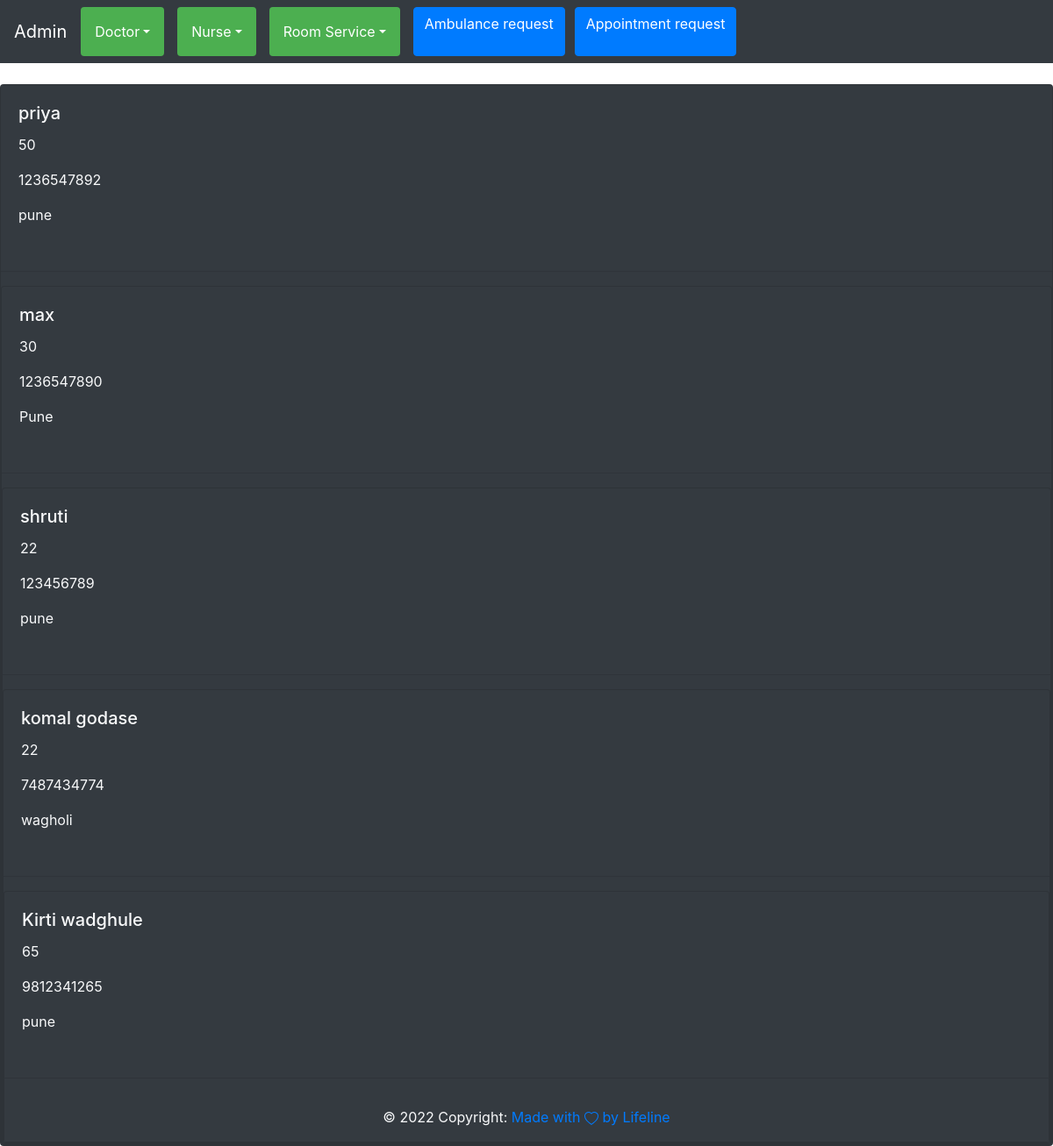
The page /admin_app/Read_Appointment/ on the database its author committed.
### app/models.py (models this page shows, shortened)
class Appointment(models.Model):
    Patient_Name = models.CharField(max_length=30)
    Patient_Age = models.IntegerField()
    Patient_Contact = models.IntegerField()
    Location = models.CharField(max_length=20)
    Reason = models.ForeignKey(Disease,on_delete=models.CASCADE)

### admin_app/views.py (the view)
# urls.py: path("Read_Appointment/",views.Read_Appointment,name="Read_Appointment"),
def Read_Appointment(request):
    read=Appointment.objects.all()
    return render(request,"Read_Appointment.html",{"read":read})

### templates/Read_Appointment.html (shortened to what this page needs)
{%extends 'base.html'%}
{%block containt%}
{%include 'nav.html'%}
<br>
{%for i in read%}
<div class="card bg-dark text-light">
    <div class="card-body">
      <h5 class="card-title">{{i.Patient_Name}}</h5>
      <p class="card-text">{{i.Patient_Age}}</p>
      <p class="card-text">{{i.Patient_Contact}}</p>
      <p class="card-text">{{i.Location}}</p>
    </div>
    <hr>
    {%endfor%}
{%include 'footer.html'%}
    {%endblock%}

### rows shown on the page
Appointment: Patient_Name "priya", Patient_Age "50", Patient_Contact "1236547892", Location "pune"
Appointment: Patient_Name "max", Patient_Age "30", Patient_Contact "1236547890", Location "Pune"
Appointment: Patient_Name "shruti", Patient_Age "22", Patient_Contact "123456789", Location "pune"
Appointment: Patient_Name "komal godase", Patient_Age "22", Patient_Contact "7487434774", Location "wagholi"
Appointment: Patient_Name "Kirti wadghule", Patient_Age "65", Patient_Contact "9812341265", Location "pune"
